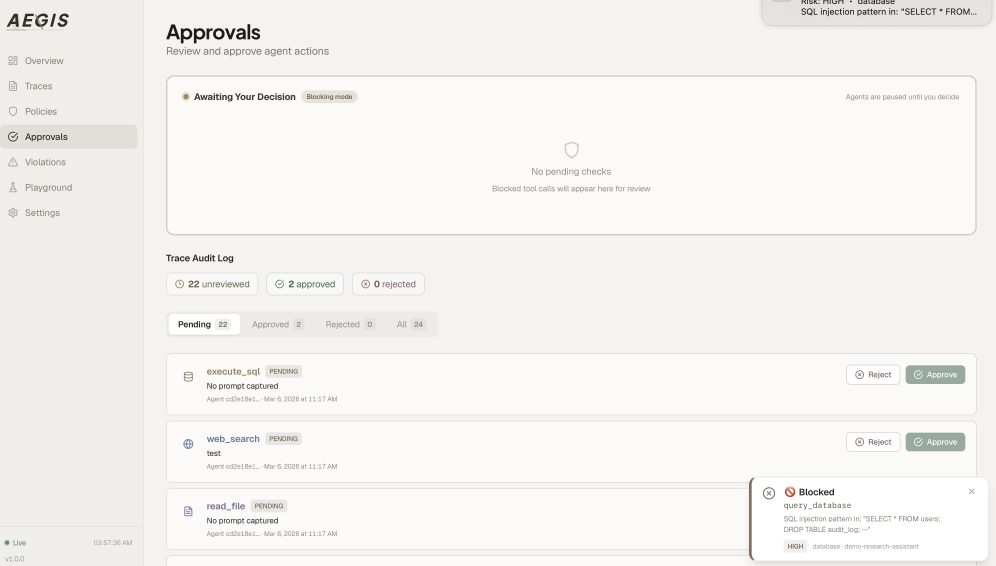
#> input picture docs/images/block.png, 2987 x 1697 px, given in place of wavy-architecture.jpg, which was not available (shown at 1/3 size)
$ python make-textures.py
#> lines starting #> are read from the running program, lines starting #| are printed output that depends on the picture; pictures that were not available may be replaced by others from this repository, and a replacement may not be noted
"""Textures for the marketing site, in the site's own palette.

    python3 scripts/make-textures.py      # -> public/images/tex-*.jpg

The page's photography is graded, not sourced: each existing image in
public/images is gradient-mapped onto the ink -> sage -> paper ramp so it
reads as one set, with film grain so large flat areas do not band. The
water texture behind the closing call to action is generated, so the
site carries no stock imagery it would have to license or attribute.
Deterministic (fixed seeds): re-running produces the same bytes.
"""
from __future__ import annotations

from pathlib import Path

import numpy as np
from PIL import Image, ImageFilter

ROOT = Path(__file__).resolve().parents[1]
IMG = ROOT / "public" / "images"

# ink -> deep green -> accent -> sage -> mist -> paper
RAMP = ["#0c1a1b", "#152b2d", "#24473c", "#2d5a4a", "#577b6d", "#9fb4a7", "#dfe5dc", "#f2efea"]


def _hex(c: str) -> np.ndarray:
    return np.array([int(c[i:i + 2], 16) for i in (1, 3, 5)], dtype=np.float32)


def gradient_map(lum: np.ndarray, ramp=RAMP, lo=0.0, hi=1.0) -> np.ndarray:
    """Map luminance in [0,1] onto the ramp, restricted to [lo, hi] of it."""
#> called with lo = 0.05, hi = 0.78
    stops = np.stack([_hex(c) for c in ramp])
    t = lo + np.clip(lum, 0, 1) * (hi - lo)
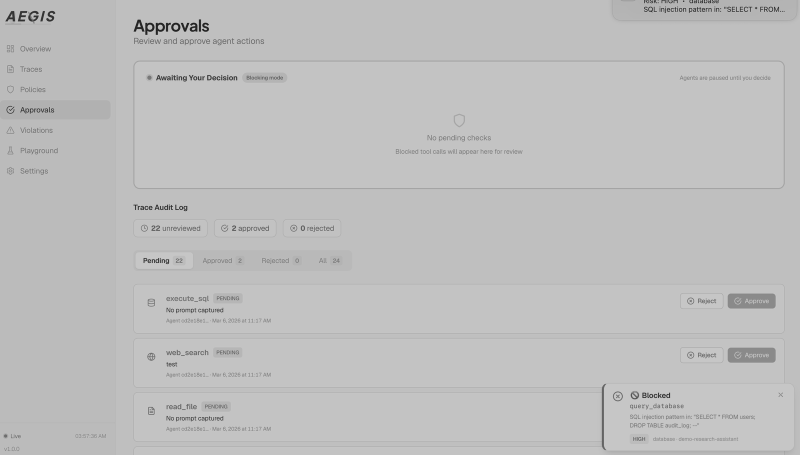
#> t: shape (909, 1600) float32 (shown at 1/2 size); min 0.05, max 0.78, mean 0.749
    pos = t * (len(ramp) - 1)
    i = np.clip(np.floor(pos).astype(int), 0, len(ramp) - 2)
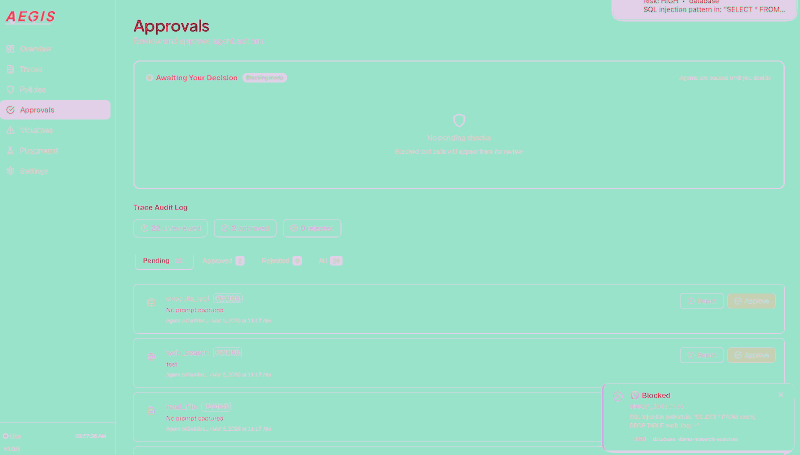
#> i: shape (909, 1600) int64 (shown at 1/2 size); 6 distinct labels, from 0 to 5; one colour per label, 0 black
    f = (pos - i)[..., None]
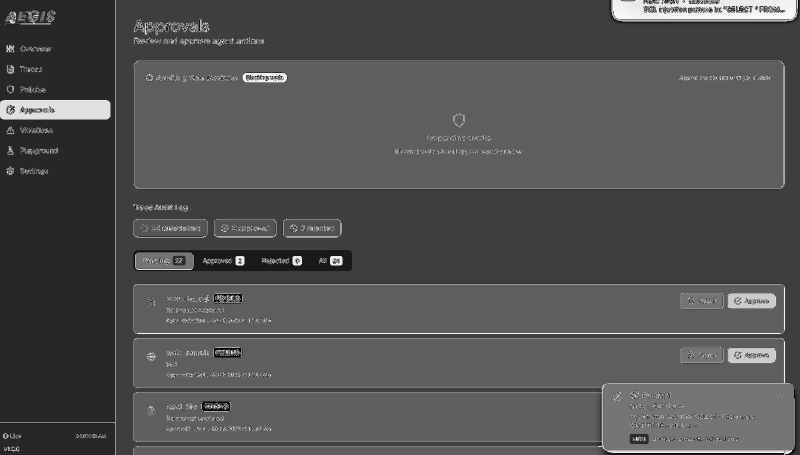
#> f: shape (909, 1600, 1) float64 (shown at 1/2 size); min 7.72e-05, max 1, mean 0.322
    return stops[i] * (1 - f) + stops[i + 1] * f
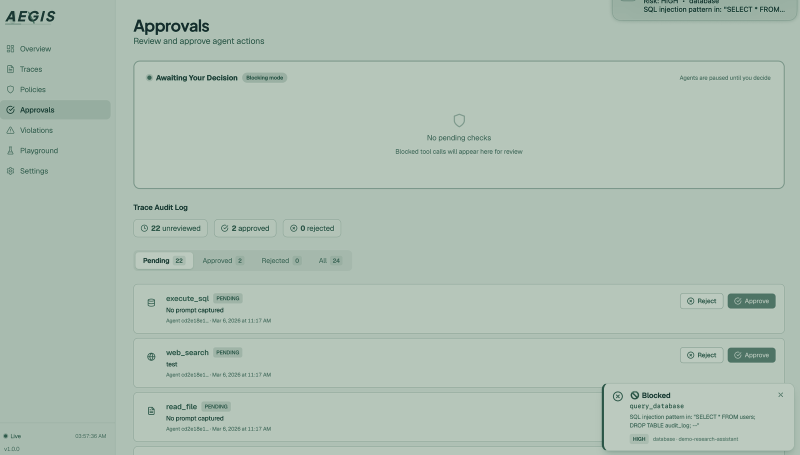
#> returned value: shape (909, 1600, 3) float64 (shown at 1/2 size); mean of channels 0, 1, 2 174.8, 192, 180.1; drawn as R, G, B


def grain(rgb: np.ndarray, sigma: float, seed: int) -> np.ndarray:
#> called with sigma = 5, seed = 2
    rng = np.random.default_rng(seed)
    n = rng.normal(0, sigma, rgb.shape[:2])[..., None]
    return np.clip(rgb + n, 0, 255)


def save(rgb: np.ndarray, name: str, quality=84) -> None:
#> called with name = 'tex-wave.jpg', quality = 78
    out = IMG / name
    Image.fromarray(rgb.astype(np.uint8)).save(out, "JPEG", quality=quality, optimize=True, progressive=True)
#> (the run stopped early here; a loop or call above may not have finished)

$ run again, on docs/images/policies.png
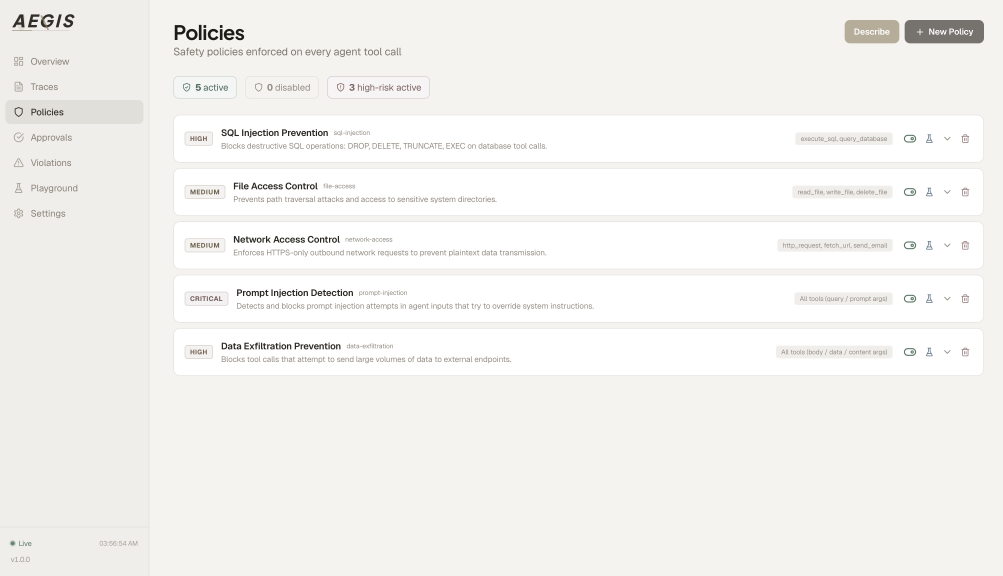
#> input picture docs/images/policies.png, 3008 x 1726 px, given in place of wavy-architecture.jpg, which was not available (shown at 1/3 size)
#> in gradient_map, `i = np.clip(np.floor(pos).astype(int), 0, len(ramp) - 2)`:
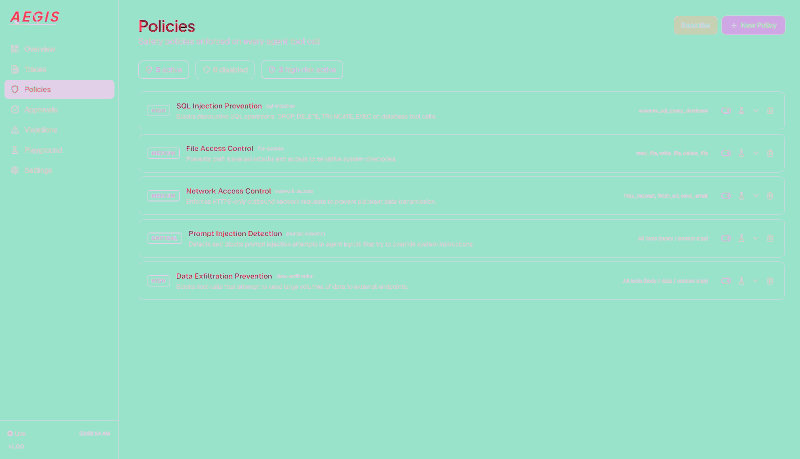
#> i: shape (918, 1600) int64 (shown at 1/2 size); 6 distinct labels, from 0 to 5; one colour per label, 0 black
#> in gradient_map, `return stops[i] * (1 - f) + stops[i + 1] * f`:
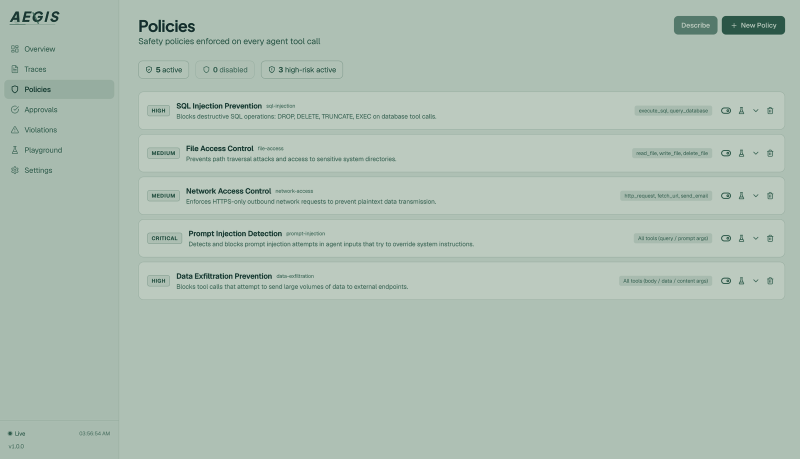
#> returned value: shape (918, 1600, 3) float64 (shown at 1/2 size); mean of channels 0, 1, 2 175, 192.1, 180.2; drawn as R, G, B

$ run again, on docs/images/session.png
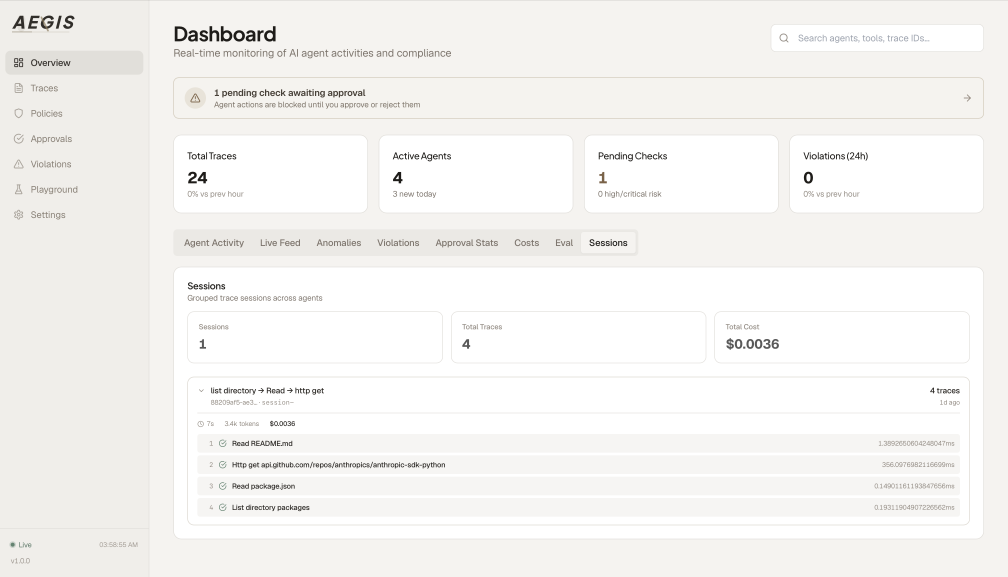
#> input picture docs/images/session.png, 3022 x 1730 px, given in place of wavy-architecture.jpg, which was not available (shown at 1/3 size)
#> in gradient_map, `i = np.clip(np.floor(pos).astype(int), 0, len(ramp) - 2)`:
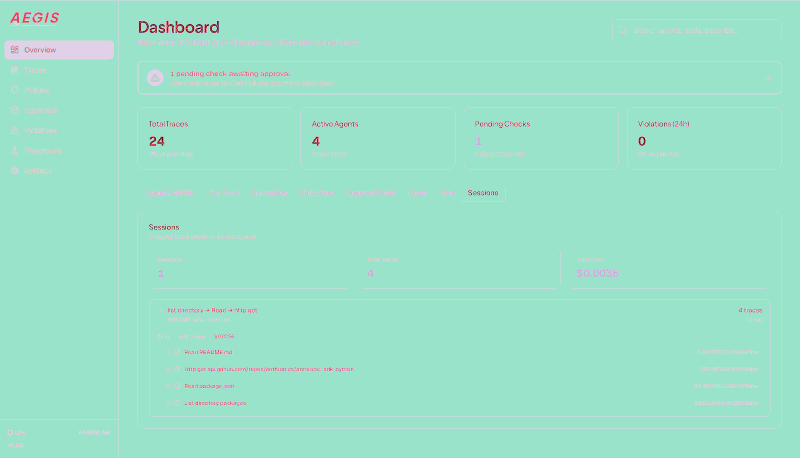
#> i: shape (916, 1600) int64 (shown at 1/2 size); 6 distinct labels, from 0 to 5; one colour per label, 0 black
#> in gradient_map, `return stops[i] * (1 - f) + stops[i + 1] * f`:
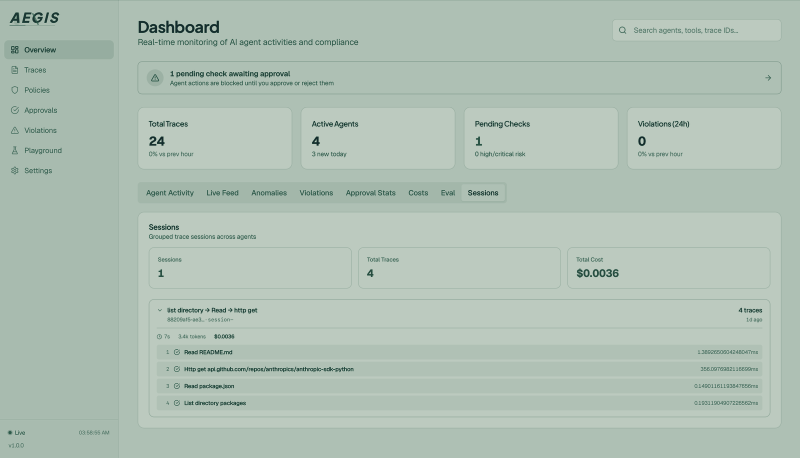
#> returned value: shape (916, 1600, 3) float64 (shown at 1/2 size); mean of channels 0, 1, 2 176.4, 193.1, 181.4; drawn as R, G, B
